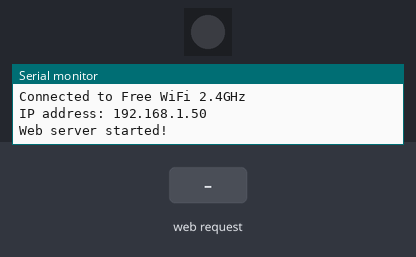
The sketch below on a simulated ESP8266 (NodeMCU). Shown: 1 RGB LEDs in strip order, left to right, the last lines printed to the serial monitor. The test bench sets the inputs (shaded band). Dim RGB values are drawn brighter than linear; WiFi joins after 1.5 s; servers stay silent unless stated.

Above: at 2.7 s.
2.8 s: HTTP request GET / received
4.3 s: HTTP request GET /?r=1 received
At 4.9 s:
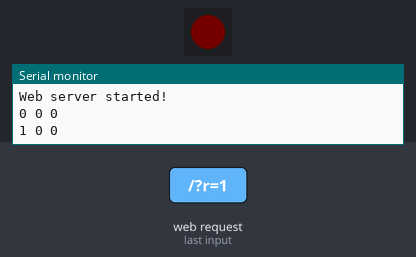
5.8 s: HTTP request GET /?g=1 received
At 7.0 s:
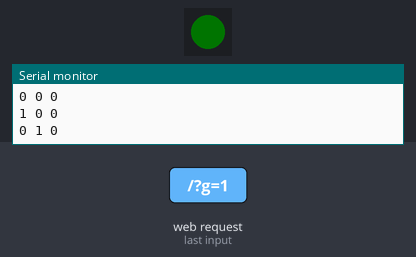
7.3 s: HTTP request GET /?b=1 received
At 8.3 s:
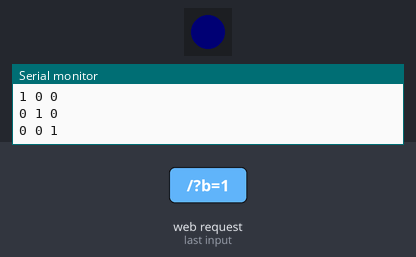
8.8 s: HTTP request GET /?r=1&g=1&b=1 received
At 9.5 s:
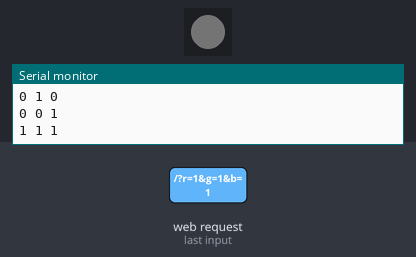
10.3 s: HTTP request GET /?r=0 received
At 10.6 s:
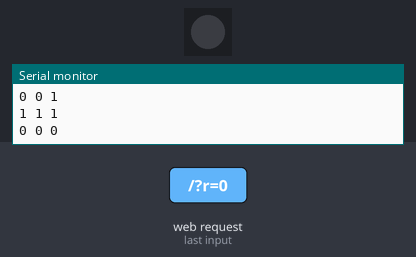
Timing chart, 0 to 12.8 s (numbered marks = the images above; inputs shaded):
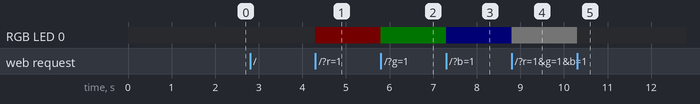

The sketch:

RGBController.ino
```cpp
#include <ESP8266WiFi.h>
#include <WiFiClient.h>
#include <ESP8266WebServer.h>
#include <ArduinoOTA.h>
#include "FastLED.h"

// Replace with your network credentials
const char* ssid = "Free WiFi 2.4GHz";
const char* password = "16aukstas16";
CRGB leds[1];

#define DATA_PIN 4       // Clock and data pins for LED data
#define CLOCK_PIN 5

ESP8266WebServer server(80);   //instantiate server at port 80 (http port)

int pin = 5;
void setup(void){
  Serial.begin(115200);
  pinMode(pin, OUTPUT);
  digitalWrite(pin, LOW);
  Serial.println("Booting");
  WiFi.mode(WIFI_STA);
  WiFi.begin(ssid, password);
  while (WiFi.waitForConnectResult() != WL_CONNECTED) {
    Serial.println("Connection Failed! Rebooting...");
    delay(5000);
    ESP.restart();
  }
  ArduinoOTA.setHostname("NodeMCU_LightsRelay"); // 192.168.0.110 - Wall & 192.168.0.120 - Ceiling
  ArduinoOTA.onStart([]() {
    Serial.println("Start");
  });
  ArduinoOTA.onEnd([]() {
    Serial.println("\nEnd");
  });
  ArduinoOTA.onProgress([](unsigned int progress, unsigned int total) {
    Serial.printf("Progress: %u%%\r", (progress / (total / 100)));
  });
  ArduinoOTA.onError([](ota_error_t error) {
    Serial.printf("Error[%u]: ", error);
    if (error == OTA_AUTH_ERROR) Serial.println("Auth Failed");
    else if (error == OTA_BEGIN_ERROR) Serial.println("Begin Failed");
    else if (error == OTA_CONNECT_ERROR) Serial.println("Connect Failed");
    else if (error == OTA_RECEIVE_ERROR) Serial.println("Receive Failed");
    else if (error == OTA_END_ERROR) Serial.println("End Failed");
  });
  ArduinoOTA.begin();

  LEDS.addLeds<P9813, DATA_PIN, CLOCK_PIN>(leds, 1);
  Serial.println("");
  Serial.print("Connected to ");
  Serial.println(ssid);
  Serial.print("IP address: ");
  Serial.println(WiFi.localIP());

  server.on("/", handleRequest);

  server.begin();
  Serial.println("Web server started!");
}

void loop(void){
  server.handleClient();
}

void handleRequest() {
  int r = server.arg("r").toInt();
  int g = server.arg("g").toInt();
  int b = server.arg("b").toInt();

  leds[0].setRGB(r, g, b);
  FastLED.show();
  Serial.print(r);
  Serial.print(" ");
  Serial.print(g);
  Serial.print(" ");
  Serial.println(b);
  server.send(200);
}
```

Measured:
- after the input at 4.3 s, RGB LED 0: off → RGB(1, 0, 0) at once
- after the input at 5.8 s, RGB LED 0: RGB(1, 0, 0) → RGB(0, 1, 0) at once
- after the input at 7.3 s, RGB LED 0: RGB(0, 1, 0) → RGB(0, 0, 1) at once
- after the input at 8.8 s, RGB LED 0: RGB(0, 0, 1) → RGB(1, 1, 1) at once
- after the input at 10.3 s, RGB LED 0: RGB(1, 1, 1) → off at once
